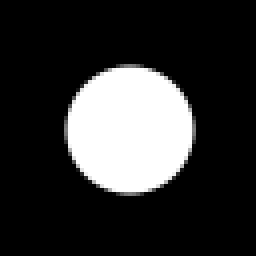
%> input picture p56/autoself/circ.tif, 64 x 64 px (shown 4 times larger)
$ octave test2.m   (GNU Octave 9; MATLAB toolbox functions it lacks are replaced by stand-ins)
%> lines starting %> are read from the running program, lines starting %| are printed output that depends on the picture
%> further down, a is the input picture: size 64x64 uint8; min 0, max 255, mean 50
### p56/autoself/auto.m
function f = auto(a)
%
% AUTO
%		f = auto(a)
%		returns as f the auto-correlation of image a.

f = fft2(a);
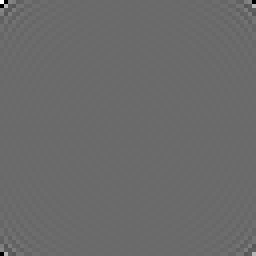
%> f: size 64x64 double (shown 4 times larger); min -147903.8, max 204999, mean 0; drawn with min black and max white
f = f.*conj(f);
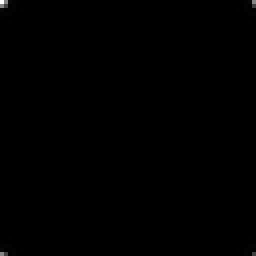
%> f: size 64x64 double (shown 4 times larger); min 0.395, max 42024590001, mean 51138009; drawn with min black and max white
f = ifft2(f);
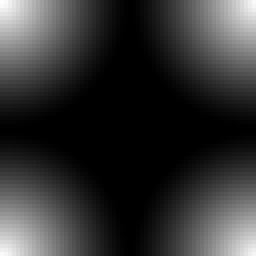
%> f: size 64x64 double (shown 4 times larger); min -1.86e-09, max 51138009, mean 10259909.7; drawn with min black and max white
f = fftshift(f);
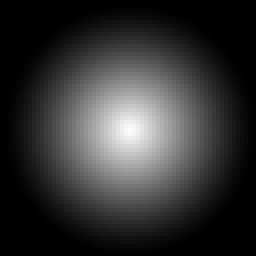
%> f: size 64x64 double (shown 4 times larger); min -1.86e-09, max 51138009, mean 10259909.7; mean of the top-left, top-right, bottom-left and bottom-right quarters 9580495.2, 10247490.5, 10247490.5, 10964162.4; drawn with min black and max white
f = real(f);
f = f/max(max(f));

### p56/autoself/ideal.m
function y = ideal(r)
%
% IDEAL
%		y = ideal(r);
%
%		calculates the autocorrelation of the cyl(r) function

r = abs(r);
y = zeros(size(r));
i = find(r<1.0);
y(i) = 2.0*(acos(r(i))- r(i).*sqrt(1.0-r(i).*r(i)))/pi;

### p56/autoself/test2.m
a = imread('circ.tif');
out = auto(a);
x = 0:31;
y = out(33,33+x);
%> y = 32 values, max 1 at index 1, min 0.00666 at index 32, mean 0.449
xi = linspace(0,31,100);
yi = ideal(xi/32);
plot(x,y,'o',xi,yi);
xlabel('radius (pixels)');
ylabel('values');
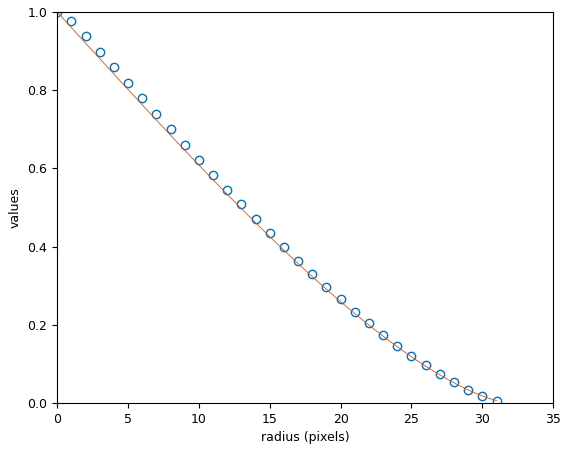
%> figure redrawn from the program's plot data; highest point at x = 0, y = 1
